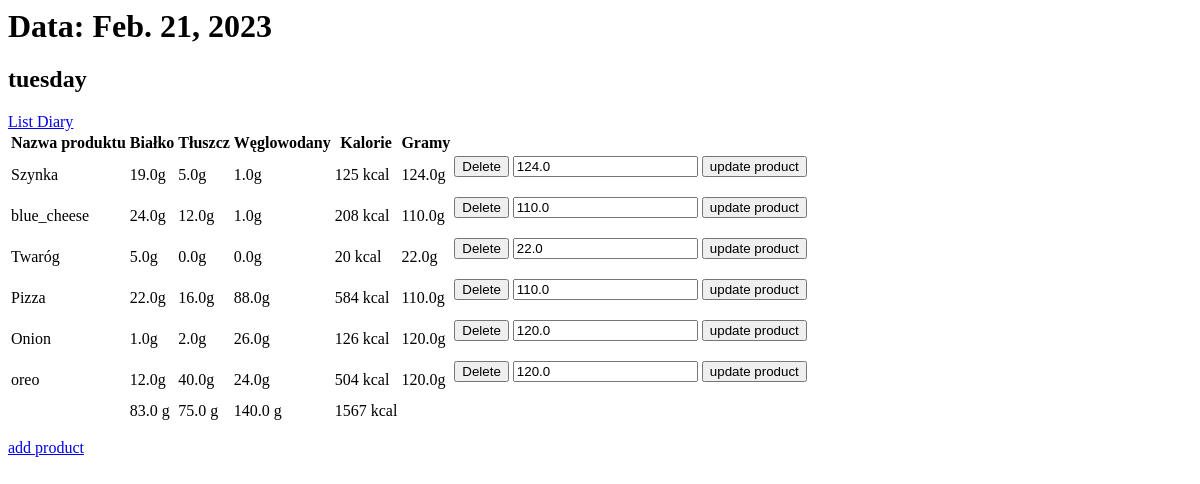
The app's page /diary/1/, older data.
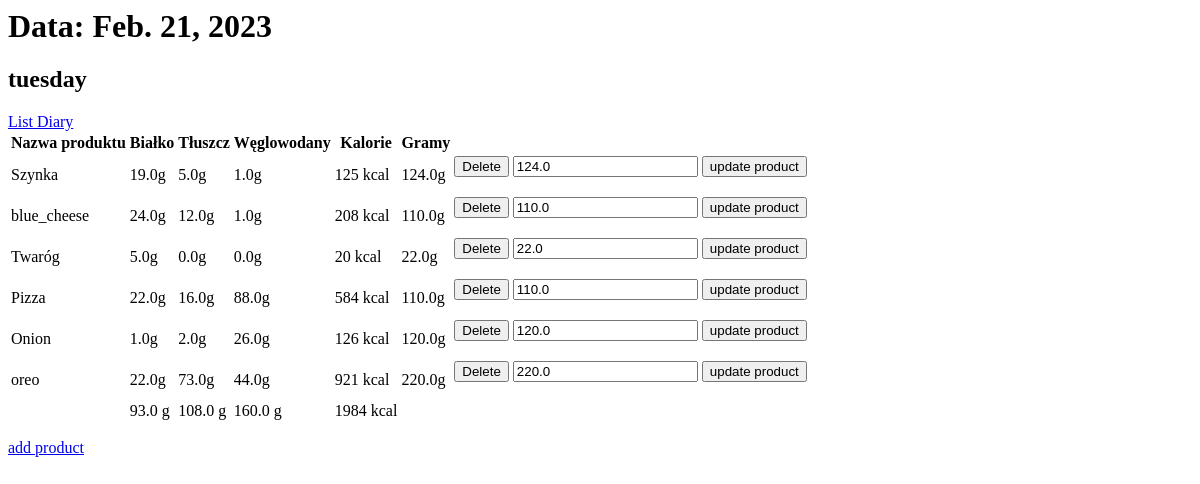
The same page, newer data.
### models/models.py (models this page shows, shortened)
class Product(models.Model):
    name=models.CharField(max_length=255)
    protein=models.FloatField()
    fat=models.FloatField()
    carbo=models.FloatField()
    grams=models.FloatField(default=100)
    def calories(self):
        calories = (self.protein*4) + (self.carbo*4)+(self.fat*9)
        return int(calories)

### models/views.py (the view)
# urls.py: path('diary/<int:diary_id>/',views.diary_detail,name='diary_detail'),
def diary_detail(request,diary_id):
    diary = get_object_or_404(Diary,pk=diary_id)
    products = diary.products.all()
    total_calories = diary.calories
    total_carbo = diary.total_carbo
    total_fat = diary.total_fat
    total_protein = diary.total_protein
    context={
        'diary': diary,
        'products': products,
        'total':{
            'calories': total_calories,
            'carbo': total_carbo,
            'protein': total_protein,
            'fat': total_fat
        }
    }
    return render(request,'diary_detail.html',context)

### models/models.py (called while the page is built)
    @property
    def calories(self):
        total_calories=0
        for product in self.products.all():
            total_calories+=product.calories()
        return total_calories

    @property
    def total_carbo(self):
        return sum(self.products.all().values_list('carbo', flat=True))

    @property
    def total_protein(self):
        return sum(self.products.all().values_list('protein', flat=True))

    @property
    def total_fat(self):
        return sum(self.products.all().values_list('fat', flat=True))

### templates/diary_detail.html (shortened to what this page needs)
<h1>Data: {{ diary.date }}</h1>
<h2>{{ diary.name }}</h2>
<a href="{% url 'diary_list' %}">List Diary</a>
<table>
    <tr>
        <th>Nazwa produktu</th>
        <th>Białko</th>
        <th>Tłuszcz</th>
        <th>Węglowodany</th>
        <th>Kalorie</th>
        <th>Gramy</th>
    </tr>
    {% for product in products %}
        <tr>
            <td>{{ product.name }}</td>
            <td>{{ product.protein }}g</td>
            <td>{{ product.fat }}g</td>
            <td>{{ product.carbo }}g</td>
            <td>{{ product.calories }} kcal</td>
            <td>{{product.grams}}g</td>
            <td>
                <form method="post" action="{% url 'diary_remove_product' diary.id product.id %}">
                    <button type="submit">Delete</button>
                </form>
            </td>
            <td>
                <form method="post" action="{%url 'update_product_grams' diary.id product.id %}">
                    <input type="number" name="grams" value="{{product.grams}}">
                    <button type="submit">update product</button>
                </form>
            </td>
        </tr>
    {% endfor %}
    <div>
        <tr>
            <td>{{Null}}</td>
            <td>{{ total.protein }} g</td>
            <td>{{ total.fat }} g</td>
            <td>{{ total.carbo }} g</td>
            <td>{{ total.calories }} kcal</td>
        </tr>
    </div>
</table>
<p><a href="{% url 'add_product_to_diary' diary_id=diary.id %}">add product</a></p>

Row changes from the older to the newer data that the page shows:
changed Product "oreo": protein "12.0" → "22.0"; fat "40.0" → "73.0"; carbo "24.0" → "44.0"; calories "504" → "921"; grams "120.0" → "220.0"
Text that changed along with them:
{{ total.protein }}: "83.0" → "93.0"
{{ total.fat }}: "75.0" → "108.0"
{{ total.carbo }}: "140.0" → "160.0"
{{ total.calories }}: "1567" → "1984"
